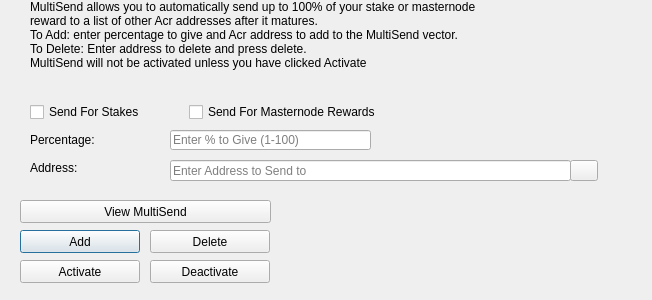
<?xml version="1.0" encoding="UTF-8"?>
<ui version="4.0">
 <class>MultiSendDialog</class>
 <widget class="QDialog" name="MultiSendDialog">
  <property name="windowModality">
   <enum>Qt::NonModal</enum>
  </property>
  <property name="geometry">
   <rect>
    <x>0</x>
    <y>0</y>
    <width>652</width>
    <height>300</height>
   </rect>
  </property>
  <property name="windowTitle">
   <string>MultiSend</string>
  </property>
  <widget class="QLineEdit" name="multiSendPercentEdit">
   <property name="geometry">
    <rect>
     <x>170</x>
     <y>130</y>
     <width>201</width>
     <height>20</height>
    </rect>
   </property>
   <property name="toolTip">
    <string>Enter whole numbers 1 - 100</string>
   </property>
   <property name="placeholderText">
    <string>Enter % to Give (1-100)</string>
   </property>
  </widget>
  <widget class="QLineEdit" name="multiSendAddressEdit">
   <property name="geometry">
    <rect>
     <x>170</x>
     <y>160</y>
     <width>401</width>
     <height>21</height>
    </rect>
   </property>
   <property name="toolTip">
    <string/>
   </property>
   <property name="placeholderText">
    <string>Enter Address to Send to</string>
   </property>
  </widget>
  <widget class="QLabel" name="label_2">
   <property name="geometry">
    <rect>
     <x>30</x>
     <y>0</y>
     <width>451</width>
     <height>121</height>
    </rect>
   </property>
   <property name="lineWidth">
    <number>1</number>
   </property>
   <property name="text">
    <string>MultiSend allows you to automatically send up to 100% of your stake or masternode reward to a list of other Acr addresses after it matures.
To Add: enter percentage to give and Acr address to add to the MultiSend vector.
To Delete: Enter address to delete and press delete.
MultiSend will not be activated unless you have clicked Activate</string>
   </property>
   <property name="alignment">
    <set>Qt::AlignLeading|Qt::AlignLeft|Qt::AlignTop</set>
   </property>
   <property name="wordWrap">
    <bool>true</bool>
   </property>
  </widget>
  <widget class="QLabel" name="message">
   <property name="geometry">
    <rect>
     <x>290</x>
     <y>200</y>
     <width>351</width>
     <height>91</height>
    </rect>
   </property>
   <property name="text">
    <string/>
   </property>
  </widget>
  <widget class="QPushButton" name="addButton">
   <property name="geometry">
    <rect>
     <x>20</x>
     <y>230</y>
     <width>120</width>
     <height>23</height>
    </rect>
   </property>
   <property name="toolTip">
    <string/>
   </property>
   <property name="statusTip">
    <string>Add to MultiSend Vector</string>
   </property>
   <property name="text">
    <string>Add</string>
   </property>
  </widget>
  <widget class="QPushButton" name="disableButton">
   <property name="geometry">
    <rect>
     <x>150</x>
     <y>260</y>
     <width>120</width>
     <height>23</height>
    </rect>
   </property>
   <property name="statusTip">
    <string>Deactivate MultiSend</string>
   </property>
   <property name="text">
    <string>Deactivate</string>
   </property>
  </widget>
  <widget class="QPushButton" name="addressBookButton">
   <property name="geometry">
    <rect>
     <x>570</x>
     <y>160</y>
     <width>28</width>
     <height>21</height>
    </rect>
   </property>
   <property name="toolTip">
    <string>Choose an address from the address book</string>
   </property>
   <property name="text">
    <string/>
   </property>
   <property name="icon">
    <iconset resource="../acr.qrc">
     <normaloff>:/icons/address-book</normaloff>:/icons/address-book</iconset>
   </property>
   <property name="shortcut">
    <string>Alt+A</string>
   </property>
   <property name="autoDefault">
    <bool>false</bool>
   </property>
  </widget>
  <widget class="QLabel" name="label">
   <property name="geometry">
    <rect>
     <x>30</x>
     <y>130</y>
     <width>121</width>
     <height>20</height>
    </rect>
   </property>
   <property name="toolTip">
    <string>Percentage of stake to send</string>
   </property>
   <property name="text">
    <string>Percentage:</string>
   </property>
  </widget>
  <widget class="QLabel" name="label_5">
   <property name="geometry">
    <rect>
     <x>30</x>
     <y>160</y>
     <width>111</width>
     <height>16</height>
    </rect>
   </property>
   <property name="toolTip">
    <string>Address to send portion of stake to</string>
   </property>
   <property name="text">
    <string>Address:</string>
   </property>
  </widget>
  <widget class="QPushButton" name="deleteButton">
   <property name="geometry">
    <rect>
     <x>150</x>
     <y>230</y>
     <width>120</width>
     <height>23</height>
    </rect>
   </property>
   <property name="toolTip">
    <string/>
   </property>
   <property name="statusTip">
    <string>Delete Address From MultiSend Vector</string>
   </property>
   <property name="text">
    <string>Delete</string>
   </property>
  </widget>
  <widget class="QPushButton" name="activateButton">
   <property name="geometry">
    <rect>
     <x>20</x>
     <y>260</y>
     <width>120</width>
     <height>23</height>
    </rect>
   </property>
   <property name="statusTip">
    <string>Activate MultiSend</string>
   </property>
   <property name="text">
    <string>Activate</string>
   </property>
  </widget>
  <widget class="QPushButton" name="viewButton">
   <property name="geometry">
    <rect>
     <x>20</x>
     <y>200</y>
     <width>251</width>
     <height>23</height>
    </rect>
   </property>
   <property name="toolTip">
    <string/>
   </property>
   <property name="statusTip">
    <string>View MultiSend Vector</string>
   </property>
   <property name="text">
    <string>View MultiSend</string>
   </property>
  </widget>
  <widget class="QWidget" name="horizontalLayoutWidget">
   <property name="geometry">
    <rect>
     <x>30</x>
     <y>100</y>
     <width>351</width>
     <height>24</height>
    </rect>
   </property>
   <layout class="QHBoxLayout" name="horizontalLayout">
    <item>
     <widget class="QCheckBox" name="multiSendStakeCheckBox">
      <property name="text">
       <string>Send For Stakes</string>
      </property>
     </widget>
    </item>
    <item>
     <widget class="QCheckBox" name="multiSendMasternodeCheckBox">
      <property name="text">
       <string>Send For Masternode Rewards</string>
      </property>
     </widget>
    </item>
   </layout>
  </widget>
 </widget>
 <resources>
  <include location="../acr.qrc"/>
 </resources>
 <connections/>
</ui>
